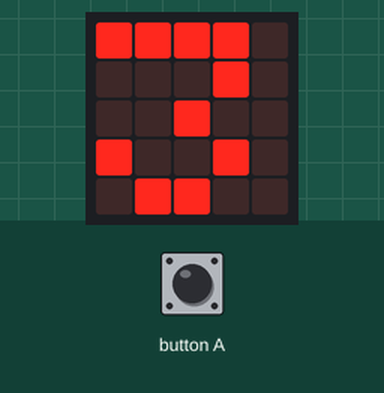
Recording of a program running on a simulated BBC micro:bit (MakeCode). Shown: the board's 5×5 LED display. Inputs (shaded band) come from the test bench.

Above: at 0.1 s.
At 3.6 s:
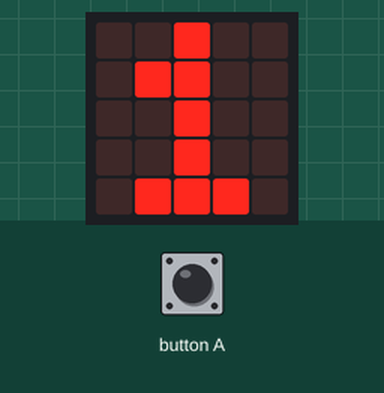
3.7 s: button A pressed for 0.15 s
At 5.0 s:
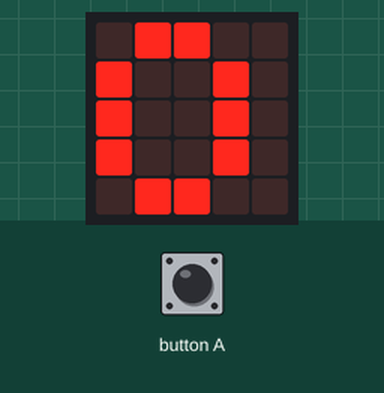
Timing chart, 0 to 6.7 s (numbered marks = the images above; inputs shaded):
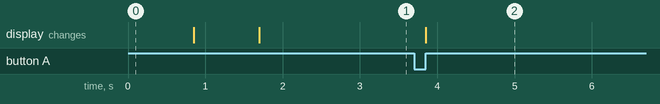

The program:

main.ts
```typescript
input.onButtonPressed(Button.A, function () {
    let Contador = 0
    basic.showNumber(Contador)
})
basic.showNumber(3)
basic.pause(100)
basic.showNumber(2)
basic.pause(100)
basic.showNumber(1)
let Fijar_contador = 0
basic.forever(function () {
    basic.pause(1000)
    Fijar_contador += 1
})
```

test.ts
```typescript
// aquí va el archivo "tests"; esto no se compilará cuando este paquete se utilice como una extensión.
```

Measured:
- after the input at 3.7 s, the display: changes after 0.15 s (image 2)
